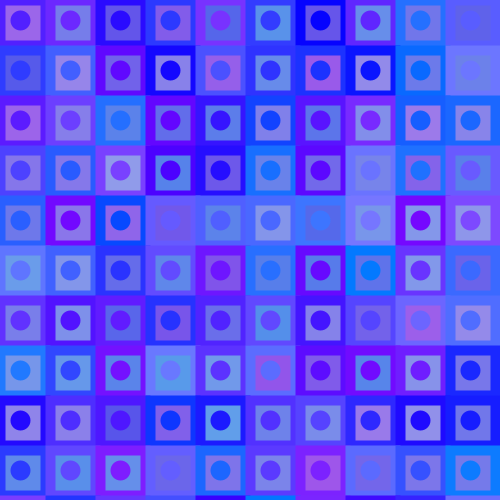
Frame 1 (no input)
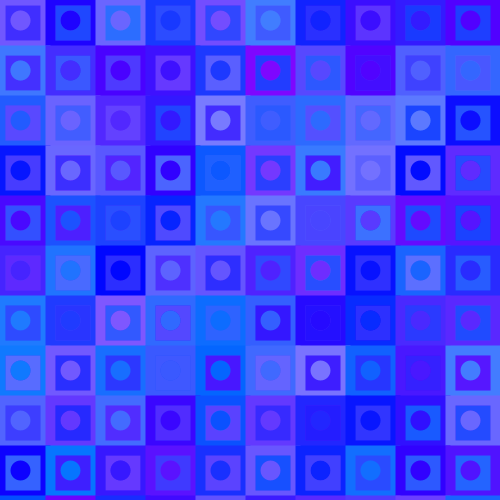
Frame 60 (the mouse pressed at the canvas centre just before this capture)
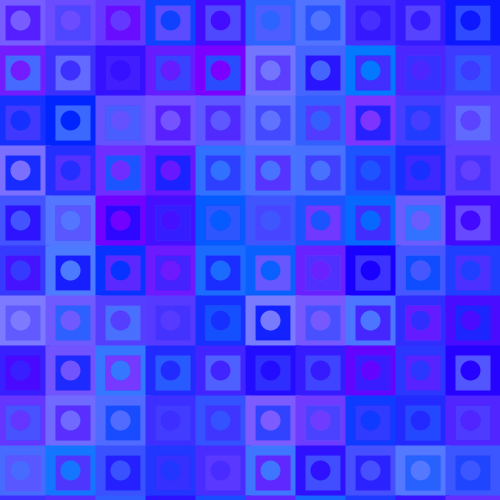
Frame 120 (the mouse held since frame 60 and released just before this capture)

The Processing sketch that drew these frames (run headless with seeded random() and noise(); from frame 60 on, the mouse is pressed at the canvas centre):

// Processing sketch: Pattern
// ── Pattern.pde
public void setup(){
  size(500,500);strokeWeight(10);frameRate(8);
}

public void draw(){
  for (int i=0;i<25000;i+=50){
    int y,x=i%500;y=(i/500)*50;
    stroke(random(127),random(127),255);fill(random(127),random(127),255,150);
    rect(x,y,45,45);circle(x+20,y+20,10);
  }
}
